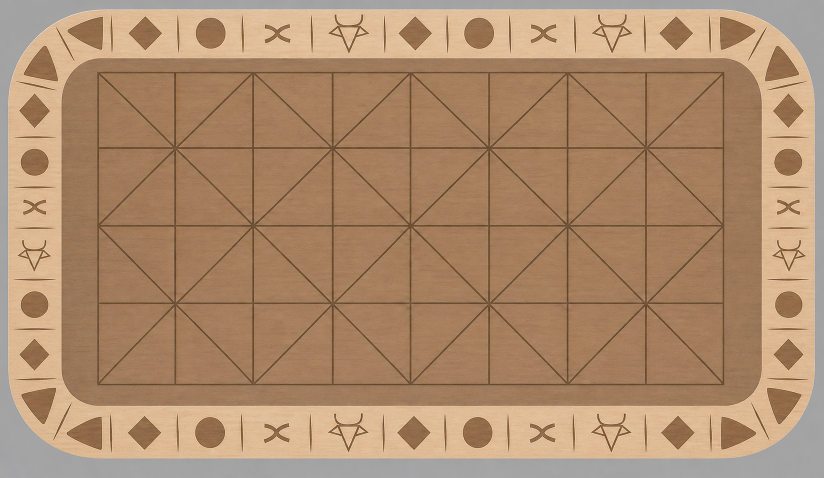
#> input picture test-tools/shots/plateau.png, 1647 x 955 px (shown at 1/2 size)
$ python clean_board.py
#> lines starting #> are read from the running program, lines starting #| are printed output that depends on the picture; after the words box and inside, x2 and y2 are one past the last pixel; in counts of white or black regions, pixels touching at a corner belong together
# Rend le fond gris du plateau transparent (flood fill depuis les bords).
# Entree : shots/plateau.png (extrait de plateau_exact.svg, 1647x955)
# Sortie : ../D-aona/d-aona-web/assets/board/plateau_clean.png (meme taille + alpha)
from PIL import Image, ImageFilter
from collections import deque

SRC = "shots/plateau.png"
DST = "../D-aona/d-aona-web/assets/board/plateau_clean.png"

im = Image.open(SRC).convert("RGB")
w, h = im.size
#> w = 1647; h = 955
px = im.load()

def is_bg(p):
    r, g, b = p
    spread = max(r, g, b) - min(r, g, b)
    mean = (r + g + b) / 3
    return spread < 30 and 80 < mean < 245

# Flood fill depuis tous les pixels du bord
mask = bytearray(w * h)  # 1 = fond
q = deque()
for x in range(w):
    for y in (0, h - 1):
        if is_bg(px[x, y]) and not mask[y * w + x]:
            mask[y * w + x] = 1
            q.append((x, y))
for y in range(h):
    for x in (0, w - 1):
        if is_bg(px[x, y]) and not mask[y * w + x]:
            mask[y * w + x] = 1
            q.append((x, y))
while q:
    x, y = q.popleft()
    for nx, ny in ((x+1,y),(x-1,y),(x,y+1),(x,y-1)):
        if 0 <= nx < w and 0 <= ny < h and not mask[ny * w + nx] and is_bg(px[nx, ny]):
            mask[ny * w + nx] = 1
            q.append((nx, ny))

# Canal alpha : 0 sur le fond, 255 ailleurs, leger flou pour adoucer le contour
alpha = Image.frombytes("L", (w, h), bytes(255 - m * 255 for m in mask))
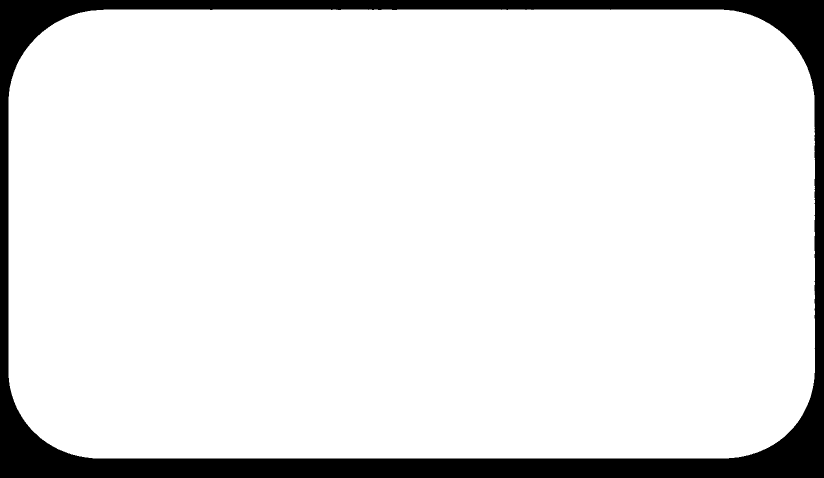
#> alpha: PIL image 1647x955 L (shown at 1/2 size); 90.2% white; 1 black region, box (x1, y1, x2, y2) and area: (0, 0, 1647, 955) 154079
alpha = alpha.filter(ImageFilter.GaussianBlur(1.2))

out = im.convert("RGBA")
#> out is the input picture: PIL image 1647x955 RGBA; mean R, G, B, A 173.8, 139.9, 109.5, 255
out.putalpha(alpha)
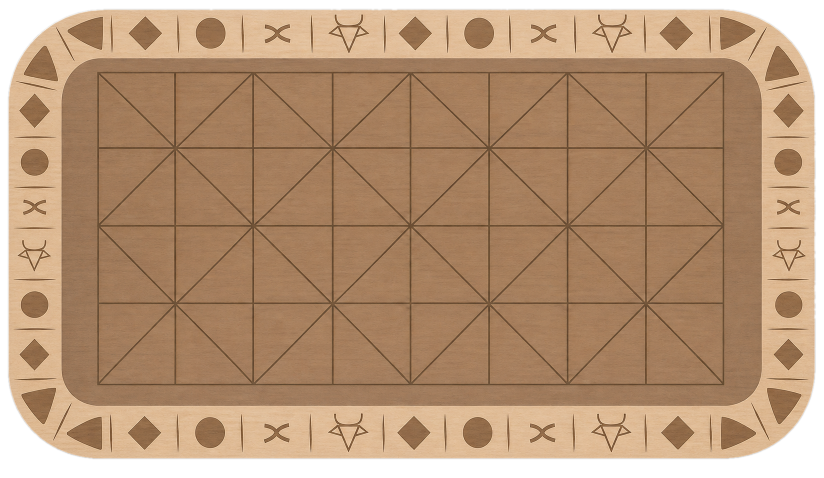
#> out: PIL image 1647x955 RGBA (shown at 1/2 size); mean R, G, B, A 173.8, 139.9, 109.5, 230; transparent parts drawn white
out.save(DST)
print("OK ->", DST, out.size)
#| OK -> ../D-aona/d-aona-web/assets/board/plateau_clean.png (1647, 955)
